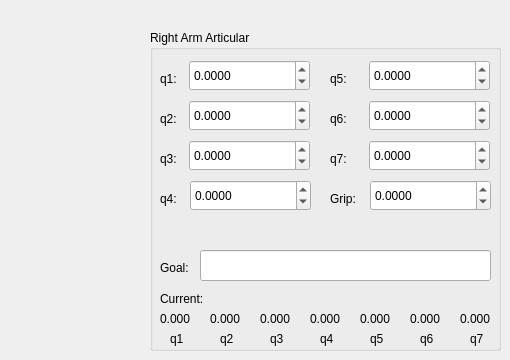
    <widget class="QWidget" name="tab_3">
     <attribute name="title">
      <string>Right Arm</string>
     </attribute>
     <widget class="QGroupBox" name="raGbArticular">
      <property name="geometry">
       <rect>
        <x>150</x>
        <y>30</y>
        <width>351</width>
        <height>321</height>
       </rect>
      </property>
      <property name="title">
       <string>Right Arm Articular</string>
      </property>
      <widget class="QDoubleSpinBox" name="raTxtAngles5">
       <property name="geometry">
        <rect>
         <x>219</x>
         <y>30</y>
         <width>121</width>
         <height>31</height>
        </rect>
       </property>
       <property name="keyboardTracking">
        <bool>false</bool>
       </property>
       <property name="decimals">
        <number>4</number>
       </property>
       <property name="minimum">
        <double>-3.141600000000000</double>
       </property>
       <property name="maximum">
        <double>3.141600000000000</double>
       </property>
       <property name="singleStep">
        <double>0.100000000000000</double>
       </property>
      </widget>
      <widget class="QDoubleSpinBox" name="raTxtAngles1">
       <property name="geometry">
        <rect>
         <x>39</x>
         <y>30</y>
         <width>121</width>
         <height>31</height>
        </rect>
       </property>
       <property name="keyboardTracking">
        <bool>false</bool>
       </property>
       <property name="decimals">
        <number>4</number>
       </property>
       <property name="minimum">
        <double>-3.141600000000000</double>
       </property>
       <property name="maximum">
        <double>3.141600000000000</double>
       </property>
       <property name="singleStep">
        <double>0.100000000000000</double>
       </property>
      </widget>
      <widget class="QDoubleSpinBox" name="raTxtAngles4">
       <property name="geometry">
        <rect>
         <x>40</x>
         <y>150</y>
         <width>121</width>
         <height>31</height>
        </rect>
       </property>
       <property name="keyboardTracking">
        <bool>false</bool>
       </property>
       <property name="decimals">
        <number>4</number>
       </property>
       <property name="minimum">
        <double>-3.141600000000000</double>
       </property>
       <property name="maximum">
        <double>3.141600000000000</double>
       </property>
       <property name="singleStep">
        <double>0.100000000000000</double>
       </property>
      </widget>
      <widget class="QLabel" name="laLblAngles2_4">
       <property name="geometry">
        <rect>
         <x>10</x>
         <y>80</y>
         <width>41</width>
         <height>17</height>
        </rect>
       </property>
       <property name="text">
        <string>q2:</string>
       </property>
      </widget>
      <widget class="QLabel" name="laLblAngles6_8">
       <property name="geometry">
        <rect>
         <x>180</x>
         <y>80</y>
         <width>41</width>
         <height>17</height>
        </rect>
       </property>
       <property name="text">
        <string>q6:</string>
       </property>
      </widget>
      <widget class="QLabel" name="laLblAngles5_4">
       <property name="geometry">
        <rect>
         <x>180</x>
         <y>40</y>
         <width>41</width>
         <height>17</height>
        </rect>
       </property>
       <property name="text">
        <string>q5:</string>
       </property>
      </widget>
      <widget class="QDoubleSpinBox" name="raTxtAngles6">
       <property name="geometry">
        <rect>
         <x>219</x>
         <y>70</y>
         <width>121</width>
         <height>31</height>
        </rect>
       </property>
       <property name="keyboardTracking">
        <bool>false</bool>
       </property>
       <property name="decimals">
        <number>4</number>
       </property>
       <property name="minimum">
        <double>-3.141600000000000</double>
       </property>
       <property name="maximum">
        <double>3.141600000000000</double>
       </property>
       <property name="singleStep">
        <double>0.100000000000000</double>
       </property>
      </widget>
      <widget class="QDoubleSpinBox" name="raTxtAngles2">
       <property name="geometry">
        <rect>
         <x>39</x>
         <y>70</y>
         <width>121</width>
         <height>31</height>
        </rect>
       </property>
       <property name="keyboardTracking">
        <bool>false</bool>
       </property>
       <property name="decimals">
        <number>4</number>
       </property>
       <property name="minimum">
        <double>-3.141600000000000</double>
       </property>
       <property name="maximum">
        <double>3.141600000000000</double>
       </property>
       <property name="singleStep">
        <double>0.100000000000000</double>
       </property>
       <property name="value">
        <double>0.000000000000000</double>
       </property>
      </widget>
      <widget class="QDoubleSpinBox" name="raTxtAngles7">
       <property name="geometry">
        <rect>
         <x>219</x>
         <y>110</y>
         <width>121</width>
         <height>31</height>
        </rect>
       </property>
       <property name="keyboardTracking">
        <bool>false</bool>
       </property>
       <property name="decimals">
        <number>4</number>
       </property>
       <property name="minimum">
        <double>-3.141600000000000</double>
       </property>
       <property name="maximum">
        <double>3.141600000000000</double>
       </property>
       <property name="singleStep">
        <double>0.100000000000000</double>
       </property>
      </widget>
      <widget class="QLabel" name="laLblAngles4_4">
       <property name="geometry">
        <rect>
         <x>10</x>
         <y>160</y>
         <width>41</width>
         <height>17</height>
        </rect>
       </property>
       <property name="text">
        <string>q4:</string>
       </property>
      </widget>
      <widget class="QDoubleSpinBox" name="raTxtAngles3">
       <property name="geometry">
        <rect>
         <x>39</x>
         <y>110</y>
         <width>121</width>
         <height>31</height>
        </rect>
       </property>
       <property name="keyboardTracking">
        <bool>false</bool>
       </property>
       <property name="decimals">
        <number>4</number>
       </property>
       <property name="minimum">
        <double>-3.141600000000000</double>
       </property>
       <property name="maximum">
        <double>3.141600000000000</double>
       </property>
       <property name="singleStep">
        <double>0.100000000000000</double>
       </property>
      </widget>
      <widget class="QLabel" name="laLblAngles1_4">
       <property name="geometry">
        <rect>
         <x>10</x>
         <y>40</y>
         <width>41</width>
         <height>17</height>
        </rect>
       </property>
       <property name="text">
        <string>q1:</string>
       </property>
      </widget>
      <widget class="QLabel" name="laLblAngles3_4">
       <property name="geometry">
        <rect>
         <x>10</x>
         <y>120</y>
         <width>41</width>
         <height>17</height>
        </rect>
       </property>
       <property name="text">
        <string>q3:</string>
       </property>
      </widget>
      <widget class="QLineEdit" name="raTxtArticularGoal">
       <property name="geometry">
        <rect>
         <x>50</x>
         <y>220</y>
         <width>291</width>
         <height>31</height>
        </rect>
       </property>
       <property name="text">
        <string/>
       </property>
      </widget>
      <widget class="QLabel" name="hdLblHeadPoseLbl_5">
       <property name="geometry">
        <rect>
         <x>10</x>
         <y>230</y>
         <width>51</width>
         <height>16</height>
        </rect>
       </property>
       <property name="text">
        <string>Goal:</string>
       </property>
      </widget>
      <widget class="QLabel" name="laLblAngles6_9">
       <property name="geometry">
        <rect>
         <x>180</x>
         <y>160</y>
         <width>41</width>
         <height>17</height>
        </rect>
       </property>
       <property name="text">
        <string>Grip:</string>
       </property>
      </widget>
      <widget class="QDoubleSpinBox" name="raTxtAnglesG">
       <property name="geometry">
        <rect>
         <x>220</x>
         <y>150</y>
         <width>121</width>
         <height>31</height>
        </rect>
       </property>
       <property name="keyboardTracking">
        <bool>false</bool>
       </property>
       <property name="decimals">
        <number>4</number>
       </property>
       <property name="minimum">
        <double>-3.141600000000000</double>
       </property>
       <property name="maximum">
        <double>3.141600000000000</double>
       </property>
       <property name="singleStep">
        <double>0.100000000000000</double>
       </property>
      </widget>
      <widget class="QLabel" name="laLblAngles0_5">
       <property name="geometry">
        <rect>
         <x>180</x>
         <y>120</y>
         <width>41</width>
         <height>17</height>
        </rect>
       </property>
       <property name="text">
        <string>q7:</string>
       </property>
      </widget>
      <widget class="QLabel" name="navLblStartPose_28">
       <property name="geometry">
        <rect>
         <x>220</x>
         <y>300</y>
         <width>21</width>
         <height>17</height>
        </rect>
       </property>
       <property name="text">
        <string>q5</string>
       </property>
      </widget>
      <widget class="QLabel" name="navLblStartPose_29">
       <property name="geometry">
        <rect>
         <x>20</x>
         <y>300</y>
         <width>21</width>
         <height>17</height>
        </rect>
       </property>
       <property name="text">
        <string>q1 </string>
       </property>
      </widget>
      <widget class="QLabel" name="navLblStartPose_16">
       <property name="geometry">
        <rect>
         <x>10</x>
         <y>260</y>
         <width>71</width>
         <height>17</height>
        </rect>
       </property>
       <property name="text">
        <string>Current:</string>
       </property>
      </widget>
      <widget class="QLabel" name="navLblStartPose_21">
       <property name="geometry">
        <rect>
         <x>120</x>
         <y>300</y>
         <width>21</width>
         <height>17</height>
        </rect>
       </property>
       <property name="text">
        <string>q3</string>
       </property>
      </widget>
      <widget class="QLabel" name="raLblCurrentQ6">
       <property name="geometry">
        <rect>
         <x>260</x>
         <y>280</y>
         <width>41</width>
         <height>17</height>
        </rect>
       </property>
       <property name="text">
        <string>0.000</string>
       </property>
      </widget>
      <widget class="QLabel" name="navLblStartPose_30">
       <property name="geometry">
        <rect>
         <x>170</x>
         <y>300</y>
         <width>21</width>
         <height>17</height>
        </rect>
       </property>
       <property name="text">
        <string>q4</string>
       </property>
      </widget>
      <widget class="QLabel" name="raLblCurrentQ2">
       <property name="geometry">
        <rect>
         <x>60</x>
         <y>280</y>
         <width>41</width>
         <height>17</height>
        </rect>
       </property>
       <property name="text">
        <string>0.000</string>
       </property>
      </widget>
      <widget class="QLabel" name="raLblCurrentQ4">
       <property name="geometry">
        <rect>
         <x>160</x>
         <y>280</y>
         <width>41</width>
         <height>17</height>
        </rect>
       </property>
       <property name="text">
        <string>0.000</string>
       </property>
      </widget>
      <widget class="QLabel" name="navLblStartPose_22">
       <property name="geometry">
        <rect>
         <x>70</x>
         <y>300</y>
         <width>21</width>
         <height>17</height>
        </rect>
       </property>
       <property name="text">
        <string>q2</string>
       </property>
      </widget>
      <widget class="QLabel" name="raLblCurrentQ3">
       <property name="geometry">
        <rect>
         <x>110</x>
         <y>280</y>
         <width>41</width>
         <height>17</height>
        </rect>
       </property>
       <property name="text">
        <string>0.000</string>
       </property>
      </widget>
      <widget class="QLabel" name="raLblCurrentQ1">
       <property name="geometry">
        <rect>
         <x>10</x>
         <y>280</y>
         <width>41</width>
         <height>17</height>
        </rect>
       </property>
       <property name="text">
        <string>0.000</string>
       </property>
      </widget>
      <widget class="QLabel" name="raLblCurrentQ5">
       <property name="geometry">
        <rect>
         <x>210</x>
         <y>280</y>
         <width>41</width>
         <height>17</height>
        </rect>
       </property>
       <property name="text">
        <string>0.000</string>
       </property>
      </widget>
      <widget class="QLabel" name="navLblStartPose_31">
       <property name="geometry">
        <rect>
         <x>270</x>
         <y>300</y>
         <width>21</width>
         <height>17</height>
        </rect>
       </property>
       <property name="text">
        <string>q6</string>
       </property>
      </widget>
      <widget class="QLabel" name="raLblCurrentQ7">
       <property name="geometry">
        <rect>
         <x>310</x>
         <y>280</y>
         <width>41</width>
         <height>17</height>
        </rect>
       </property>
       <property name="text">
        <string>0.000</string>
       </property>
      </widget>
      <widget class="QLabel" name="navLblStartPose_32">
       <property name="geometry">
        <rect>
         <x>320</x>
         <y>300</y>
         <width>21</width>
         <height>17</height>
        </rect>
       </property>
       <property name="text">
        <string>q7</string>
       </property>
      </widget>
     </widget>
    </widget>
